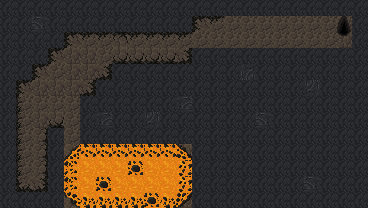

A level layout from a 2D game, rendered from its tile map. Below: a short description, then the map file with its tile-grid data intact:
An orthogonal 23x13 tile map with 16x16 px tiles, 2 tile layers (Tile Layer 1, Tile Layer 2), 3 tilesets and 6 objects (3x lava_blob, player_spawn, level_exit, rock).

<map version="1.10" tiledversion="1.10.2" orientation="orthogonal" renderorder="right-down" width="23" height="13" tilewidth="16" tileheight="16" infinite="0" nextlayerid="8" nextobjectid="44">
 <tileset firstgid="1" source="Dungeon_Tileset_v2.tsx" />
 <tileset firstgid="101" source="cave_crawler.tsx" />
 <tileset firstgid="326" source="cave_crawler_v2.tsx" />
 <layer id="1" name="Tile Layer 1" width="23" height="13">
  <data encoding="csv">
420,420,420,420,420,420,420,420,420,420,420,420,420,420,420,420,420,420,420,420,420,420,420,
420,420,421,420,420,420,420,420,420,420,420,420,407,404,386,386,386,386,386,386,386,386,420,
420,420,420,420,407,404,404,1073742227,404,404,404,404,386,386,386,386,386,386,386,386,386,387,420,
420,420,420,407,162,162,386,403,403,403,403,3221225879,420,420,420,420,420,420,420,420,420,420,420,
420,420,407,161,387,387,3221225879,420,420,420,420,420,420,420,420,1610613157,420,420,420,420,420,420,420,
420,407,387,162,387,3221225879,420,420,420,420,420,420,420,420,420,420,420,420,420,2684354981,420,420,420,
420,402,161,161,386,420,420,420,420,420,420,2147484069,420,420,420,420,420,420,420,420,420,420,420,
420,402,162,403,386,420,2147484069,420,420,2684354981,420,420,420,420,420,420,421,420,420,420,420,420,420,
420,402,401,420,386,420,420,420,420,420,420,420,420,420,420,420,420,420,420,420,420,420,420,
420,402,401,420,371,371,371,371,371,371,371,371,420,420,420,420,420,420,420,420,420,420,420,
420,402,401,420,371,371,372,372,372,372,372,371,420,420,420,420,420,420,420,420,420,420,420,
420,1610613143,3221225879,420,371,372,372,372,372,372,372,371,420,420,420,420,420,420,420,421,420,420,420,
420,420,420,420,371,372,372,372,372,372,372,371,420,420,420,420,420,420,420,420,420,420,420
</data>
 </layer>
 <layer id="5" name="Tile Layer 2" width="23" height="13">
  <data encoding="csv">
0,0,0,0,0,0,0,0,0,0,0,0,0,0,0,0,0,0,0,0,0,0,0,
0,0,0,0,0,0,0,0,0,0,0,0,0,0,0,0,0,0,0,0,0,391,0,
0,0,0,0,0,0,0,0,0,0,0,0,0,0,0,0,0,0,0,0,0,406,0,
0,0,0,0,0,0,0,0,0,0,0,0,0,0,0,0,0,0,0,0,0,0,0,
0,0,0,0,0,0,0,0,0,0,0,0,0,0,0,0,0,0,0,0,0,0,0,
0,0,0,0,0,0,0,0,0,0,0,0,0,0,0,0,0,0,0,0,0,0,0,
0,0,0,0,0,0,0,0,0,0,0,0,0,0,0,0,0,0,0,0,0,0,0,
0,0,0,0,0,0,0,0,0,0,0,0,0,0,0,0,0,0,0,0,0,0,0,
0,0,0,0,0,0,0,0,0,0,0,0,0,0,0,0,0,0,0,0,0,0,0,
0,0,0,0,416,1610613079,1610613079,1610613079,1610613079,1610613079,1610613079,417,0,0,0,0,0,0,0,0,0,0,0,
0,0,0,0,341,0,0,0,342,0,0,343,0,0,0,0,0,0,0,0,0,0,0,
0,0,0,0,341,0,342,0,0,0,0,343,0,0,0,0,0,0,0,0,0,0,0,
0,0,0,0,431,357,357,357,357,342,357,432,0,0,0,0,0,0,0,0,0,0,0
</data>
 </layer>
 <objectgroup id="2" name="Object Layer 1">
  <object id="1" name="player_spawn" x="33.9446" y="132.885">
   <point />
  </object>
  <object id="2" name="level_exit" x="344.646" y="26.9821">
   <point />
  </object>
  <object id="25" name="lava_blob" x="100.899" y="171.105">
   <point />
  </object>
  <object id="27" name="lava_blob" x="81.1427" y="186.276">
   <point />
  </object>
  <object id="29" name="lava_blob" x="93.1377" y="178.867">
   <point />
  </object>
  <object id="30" name="rock" x="-103.453" y="241.58">
   <point />
  </object>
 </objectgroup>
</map>
